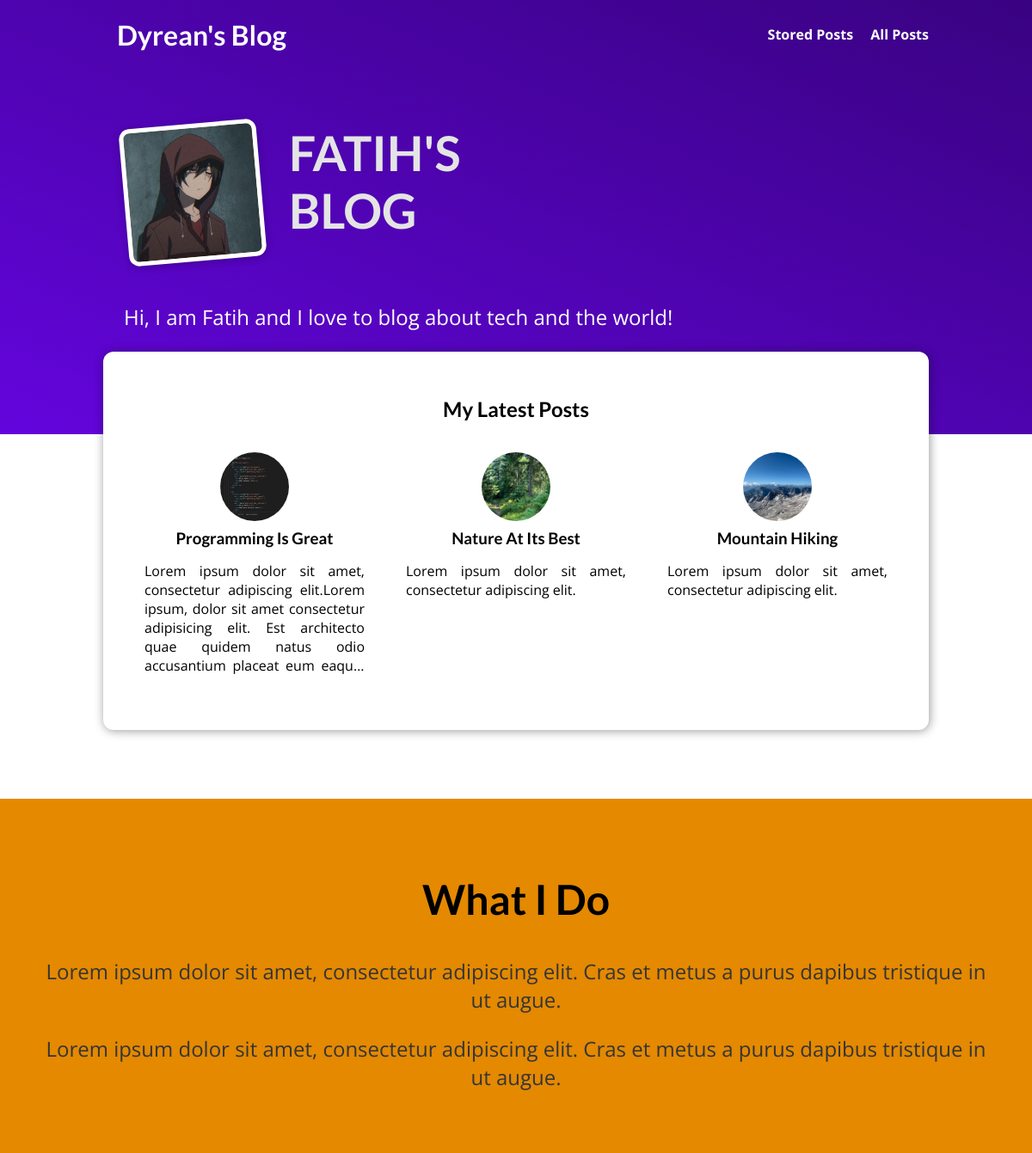
The page / on the database its author committed.
### blog/models.py (models this page shows, shortened)
class Post(models.Model):
    title = models.CharField(max_length=150)
    excerpt = models.CharField(max_length=200)
    image = models.ImageField(upload_to="posts", null=True)
    date = models.DateTimeField(auto_now=True)
    slug = models.SlugField(unique=True, db_index=True)
    content = models.TextField(validators=[MinLengthValidator(10)])
    author = models.ForeignKey(
        Author, on_delete=models.SET_NULL, related_name="posts", null=True)
    tags = models.ManyToManyField(Tag)

### blog/views.py (the view)
# urls.py: path("", views.StartingPageView.as_view(), name="starting-page"),
class StartingPageView(ListView):
    template_name = "blog/index.html"
    model = Post
    ordering = ["-date"]
    context_object_name = "posts"
    def get_queryset(self):
        queryset = super().get_queryset()
        data = queryset[:3]
        return data

### blog/templates/blog/index.html (shortened to what this page needs)
{% extends "base.html" %}
{% load static %}
{% block css_files %}
  <link rel="stylesheet" href="{% static "blog/post.css" %}"/>
  <link rel="stylesheet" href="{% static "blog/index.css" %}"/>
{% endblock %}
{% block content %}
<section id="welcome">
  <header>
    <img src="{% static "blog/images/avatar.jpg" %}" alt="Fatih - The Author of This Blog" />
    <h2>FATIH'S BLOG</h2>
  </header>
  <p>Hi, I am Fatih and I love to blog about tech and the world!</p>
</section>
<section id="latest-posts">
  <h2>My Latest Posts</h2>
  <ul>
    {% for post in posts %}
      {% include "blog/includes/post.html" %}
    {% endfor %}
  </ul>
</section>
<section id="about">
  <h2>What I Do</h2>
  <p>
    Lorem ipsum dolor sit amet, consectetur adipiscing elit. Cras et metus a
    purus dapibus tristique in ut augue.
  </p>
  <p>
    Lorem ipsum dolor sit amet, consectetur adipiscing elit. Cras et metus a
    purus dapibus tristique in ut augue.
  </p>
</section>
{% endblock %}

### blog/templates/blog/includes/post.html
<li>
  <article class="post">
    <a href="{% url "post-detail-page" post.slug %}">
      <img src="{{ post.image.url }}" alt="{{ post.title }}"/>
      <div class="post__content">
        <h3>{{ post.title }}</h3>
        <p>
          {{ post.excerpt }}
        </p>
      </div>
    </a>
  </article>
</li>

### static/app.css (style rules this page uses)
* { box-sizing: border-box; }
html { font-family: 'Open Sans', 'Lato', sans-serif; scroll-behavior: smooth; }
body { margin: 0; }
h1, h2, h3 { font-family: 'Lato', sans-serif; font-weight: bold; }

### blog/static/blog/post.css (style rules this page uses)
.post { display: flex; flex-direction: column; align-items: center; text-align: center; overflow: hidden; }
.post p { text-align: justify; display: -webkit-box; -webkit-line-clamp: 6; -webkit-box-orient: vertical; overflow: hidden; }
.post a { text-decoration: none; color: black; transition: all 0.2s ease; padding: 1rem; }
.post img { width: 5rem; height: 5rem; object-fit: cover; border-radius: 50%; }
.post h3 { margin: 0.25rem 0; }

### blog/static/blog/index.css (style rules this page uses)
#welcome { background: linear-gradient(to right top, #6305dd, #390281); padding: 6rem 12%; }
#welcome header { display: flex; align-items: flex-start; margin: 3rem auto; }
#welcome img { width: 10rem; height: 10rem; object-fit: cover; object-position: top; border: 5px solid white; border-radius: 12px; background-color: #ffe1bf; transform: rotateZ(-5deg); box-shadow: 0 2px 8px rgba(0, 0, 0, 0.25); }
#welcome h2 { font-size: 3.5rem; margin: 0 0 0 2rem; color: #e4e4e4; width: 10rem; }
#welcome p { color: white; font-size: 1.5rem; }
#latest-posts { background-color: white; padding: 2rem; border-radius: 12px; width: 60rem; margin: -6rem auto 2rem auto; box-shadow: 1px 1px 12px rgba(0, 0, 0, 0.4); }
#latest-posts h2 { text-align: center; }
#latest-posts ul { list-style: none; margin: 0; padding: 0; display: flex; gap: 1rem; }
#latest-posts li { flex: 1; }
#about { text-align: center; padding: 3rem; background-color: #e48900; margin-top: 5rem; }
#about h2 { font-size: 3rem; }
#about p { font-size: 1.5rem; color: #353535; }

### rows shown on the page
Post: image (picture), title "Programming Is Great", excerpt "Lorem ipsum dolor sit amet, consectetur adipiscing elit.Lorem ipsum, dolor sit amet consectetur adipisicing elit. Est architecto quae quidem natus odio accusantium placeat eum…"
Post: image (picture), title "Nature At Its Best", excerpt "Lorem ipsum dolor sit amet, consectetur adipiscing elit."
Post: image (picture), title "Mountain Hiking", excerpt "Lorem ipsum dolor sit amet, consectetur adipiscing elit."
